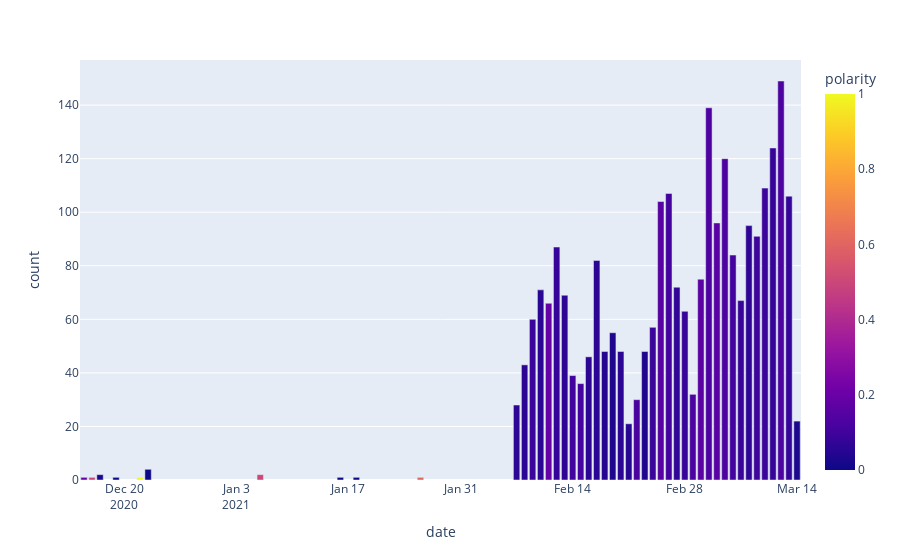

The code cell stored with this chart in its notebook:
### Code cell
moderna_df, moderna_timeline = filter_by_vaccy(df, ['moderna'])
print(moderna_df.shape)
fig = px.bar(moderna_timeline, x='date', y='count', color='polarity')
fig.show()

### Figure 1 — Plotly figure (JSON) as saved in the notebook; plotly's stock layout.template omitted (floating-point values rounded to 4 significant figures)
{"data": [{"alignmentgroup": "True", "hovertemplate": "date=%{x}<br>count=%{y}<br>polarity=%{marker.color}<extra></extra>", "legendgroup": "", "marker": {"color": [0.1932, 0.5, 0.02597, 0, 1, -1.735e-18, 0.5, 0, 0, 0.6, 0.06496, 0.06071, 0.08953, 0.05806, 0.1917, 0.08232, 0.06425, 0.1057, 0.1149, 0.06235, 0.06253, 0.04612, 0.03666, 0.06067, 0.04893, 0.1239, 0.03663, 0.08948, 0.1597, 0.1064, 0.07, 0.08669, 0.1277, 0.1649, 0.1315, 0.1607, 0.1303, 0.1067, 0.08322, 0.06663, 0.09773, 0.09039, 0.08043, 0.1285, 0.07693, 0.0284], "coloraxis": "coloraxis"}, "name": "", "offsetgroup": "", "orientation": "v", "showlegend": false, "textposition": "auto", "type": "bar", "x": ["2020-12-15", "2020-12-16", "2020-12-17", "2020-12-19", "2020-12-22", "2020-12-23", "2021-01-06", "2021-01-16", "2021-01-18", "2021-01-26", "2021-02-07", "2021-02-08", "2021-02-09", "2021-02-10", "2021-02-11", "2021-02-12", "2021-02-13", "2021-02-14", "2021-02-15", "2021-02-16", "2021-02-17", "2021-02-18", "2021-02-19", "2021-02-20", "2021-02-21", "2021-02-22", "2021-02-23", "2021-02-24", "2021-02-25", "2021-02-26", "2021-02-27", "2021-02-28", "2021-03-01", "2021-03-02", "2021-03-03", "2021-03-04", "2021-03-05", "2021-03-06", "2021-03-07", "2021-03-08", "2021-03-09", "2021-03-10", "2021-03-11", "2021-03-12", "2021-03-13", "2021-03-14"], "xaxis": "x", "y": [1, 1, 2, 1, 1, 4, 2, 1, 1, 1, 28, 43, 60, 71, 66, 87, 69, 39, 36, 46, 82, 48, 55, 48, 21, 30, 48, 57, 104, 107, 72, 63, 32, 75, 139, 96, 120, 84, 67, 95, 91, 109, 124, 149, 106, 22], "yaxis": "y"}], "layout": {"barmode": "relative", "coloraxis": {"colorbar": {"title": {"text": "polarity"}}, "colorscale": [[0, "#0d0887"], [0.1111, "#46039f"], [0.2222, "#7201a8"], [0.3333, "#9c179e"], [0.4444, "#bd3786"], [0.5556, "#d8576b"], [0.6667, "#ed7953"], [0.7778, "#fb9f3a"], [0.8889, "#fdca26"], [1, "#f0f921"]]}, "legend": {"tracegroupgap": 0}, "margin": {"t": 60}, "xaxis": {"anchor": "y", "domain": [0, 1], "title": {"text": "date"}}, "yaxis": {"anchor": "x", "domain": [0, 1], "title": {"text": "count"}}}}
